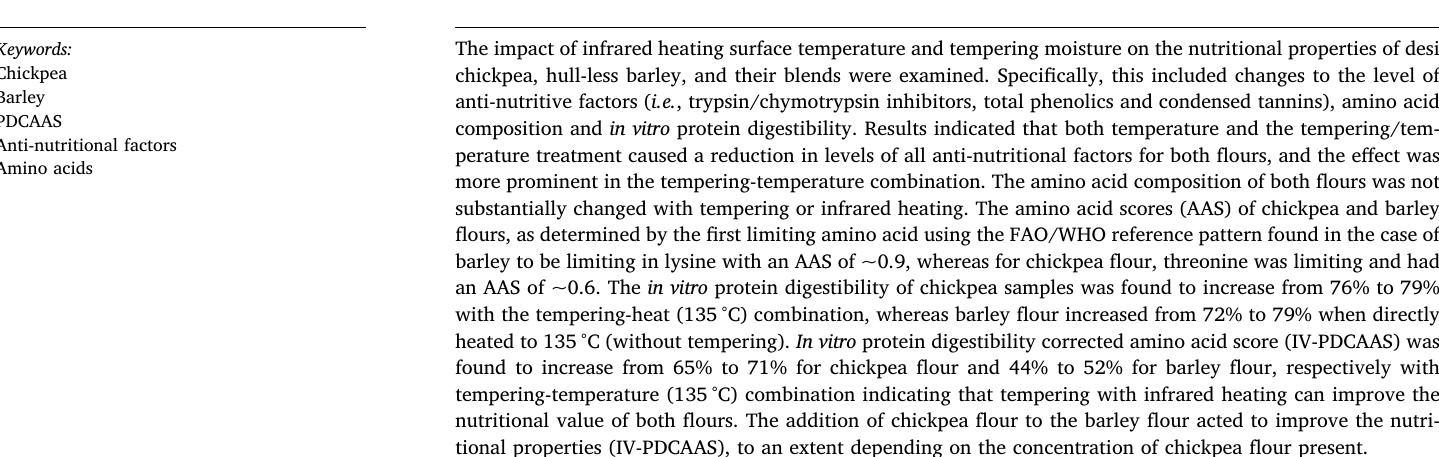
#> input picture extracted_tables/table_page_1_idx_0.jpg, 1439 x 457 px
$ python -i table_extractor.py   (imports and definitions only)
#> lines starting #> are read from the running program, lines starting #| are printed output that depends on the picture; after the words box and inside, x2 and y2 are one past the last pixel; in counts of white or black regions, pixels touching at a corner belong together
# table_extractor.py
import cv2
import numpy as np
import pandas as pd
import pytesseract
from PIL import Image

class TableExtractor:
    def __init__(self):
        pytesseract.pytesseract.tesseract_cmd = r'C:\Program Files\Tesseract-OCR\tesseract.exe'

    def preprocess_image(self, image_path):
#> called with image_path = 'extracted_tables/table_page_1_idx_0.jpg'
        try:
            # Read image
            image = cv2.imread(image_path)
#> image is the input picture: shape (457, 1439, 3); min 0, max 255, mean 231.4
            if image is None:
                raise ValueError(f"Could not read image from {image_path}")

            # Increase image size for better OCR
            image = cv2.resize(image, None, fx=2, fy=2, interpolation=cv2.INTER_CUBIC)
#> image: shape (914, 2878, 3)

            # Convert to grayscale
            gray = cv2.cvtColor(image, cv2.COLOR_BGR2GRAY)

            # Apply binary thresholding
            _, thresh = cv2.threshold(gray, 150, 255, cv2.THRESH_BINARY + cv2.THRESH_OTSU)
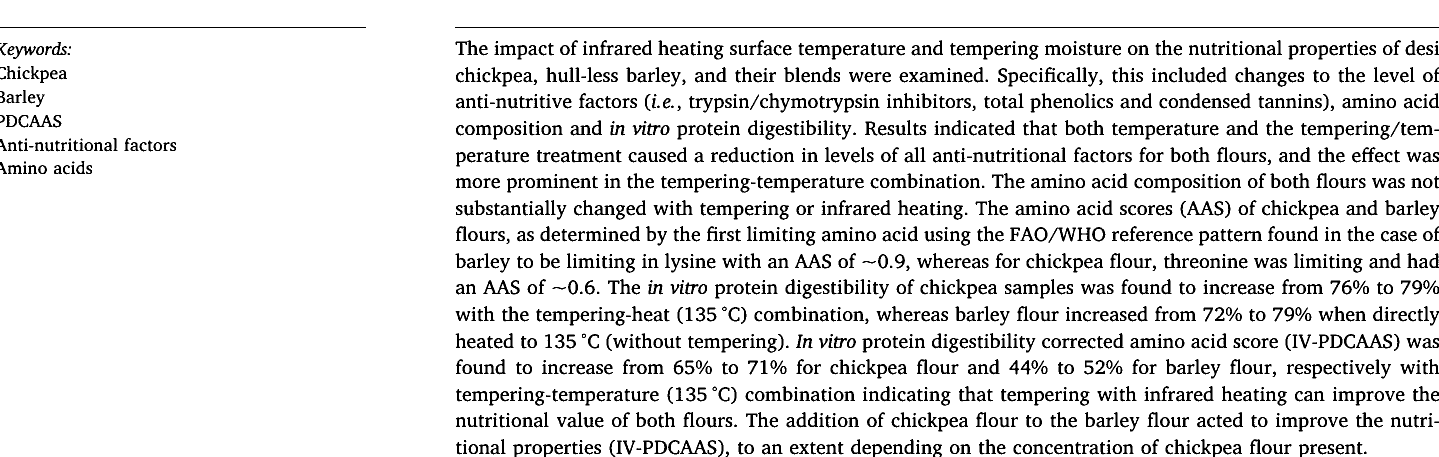
#> thresh: shape (914, 2878) (shown at 1/2 size); 89.3% white; 1669 black regions (78 under 20 px), largest, box (x1, y1, x2, y2) and area: (910, 54, 2878, 56) 3936, (0, 54, 732, 56) 1464, (2712, 668, 2784, 697) 739

            # Remove noise
            kernel = np.ones((1,1), np.uint8)
            thresh = cv2.morphologyEx(thresh, cv2.MORPH_CLOSE, kernel)

            return thresh

        except Exception as e:
            print(f"Error preprocessing image: {e}")
            raise

    # [161 lines left out: functions clean_value, extract_table, process_headers, save_to_excel, not called in this run]

>>> result = TableExtractor().preprocess_image('extracted_tables/table_page_1_idx_0.jpg')

$ run again, on extracted_tables/table_page_3_idx_0.jpg
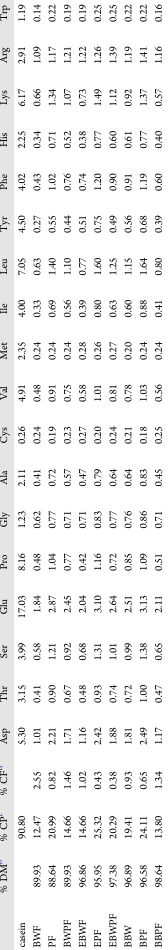
#> input picture extracted_tables/table_page_3_idx_0.jpg, 336 x 1899 px (shown at 1/2 size)
#> in preprocess_image, image is the input picture: shape (1899, 336, 3); mean B, G, R 239.9, 239.9, 239.9
#> in preprocess_image, `image = cv2.resize(image, None, fx=2, fy=2, interpolation=cv2.INTER_CU..`:
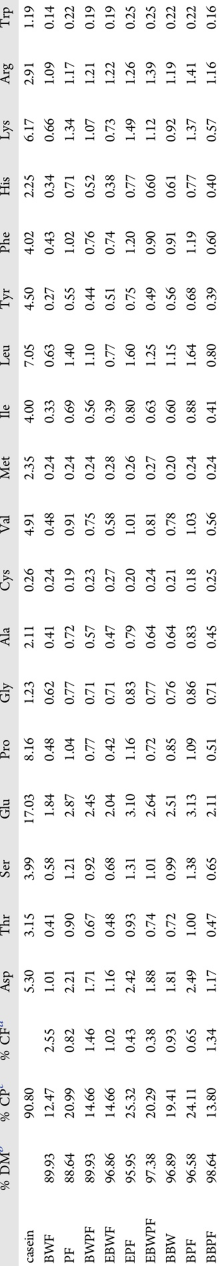
#> image: shape (3798, 672, 3) (shown at 1/3 size); mean B, G, R 239.5, 239.5, 239.5
#> in preprocess_image, `_, thresh = cv2.threshold(gray, 150, 255, cv2.THRESH_BINARY + cv2.THRE..`:
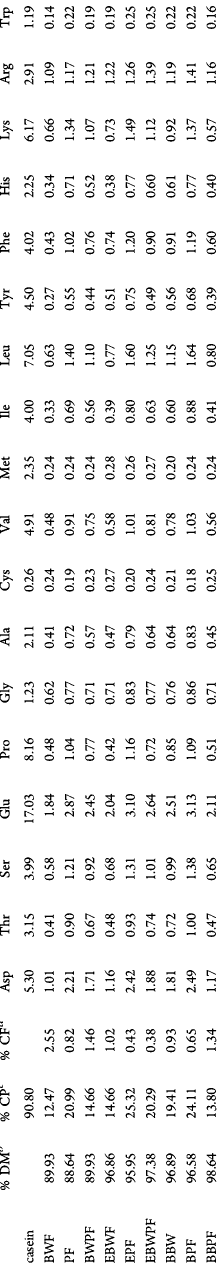
#> thresh: shape (3798, 672) (shown at 1/3 size); 93.9% white; 939 black regions (2 under 20 px), largest, box (x1, y1, x2, y2) and area: (254, 3703, 283, 3764) 612, (315, 3680, 344, 3740) 611, (133, 3704, 162, 3764) 610

$ run again, on extracted_tables/table_page_4_idx_0.jpg
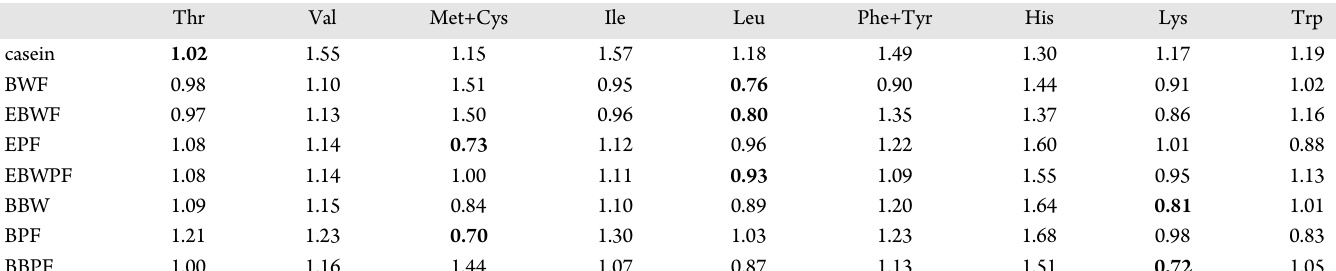
#> input picture extracted_tables/table_page_4_idx_0.jpg, 1336 x 271 px
#> in preprocess_image, image is the input picture: shape (271, 1336, 3); min 0, max 255, mean 243.2
#> image: shape (542, 2672, 3)
#> in preprocess_image, `_, thresh = cv2.threshold(gray, 150, 255, cv2.THRESH_BINARY + cv2.THRE..`:
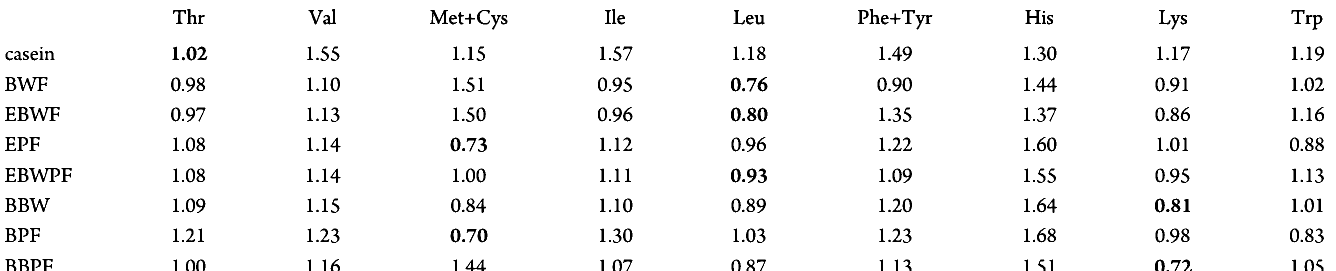
#> thresh: shape (542, 2672) (shown at 1/2 size); 96.2% white; 342 black regions (31 under 20 px), largest, box (x1, y1, x2, y2) and area: (58, 336, 120, 364) 629, (58, 214, 120, 242) 623, (34, 154, 95, 182) 596

$ run again, on extracted_tables/table_page_4_idx_1.jpg
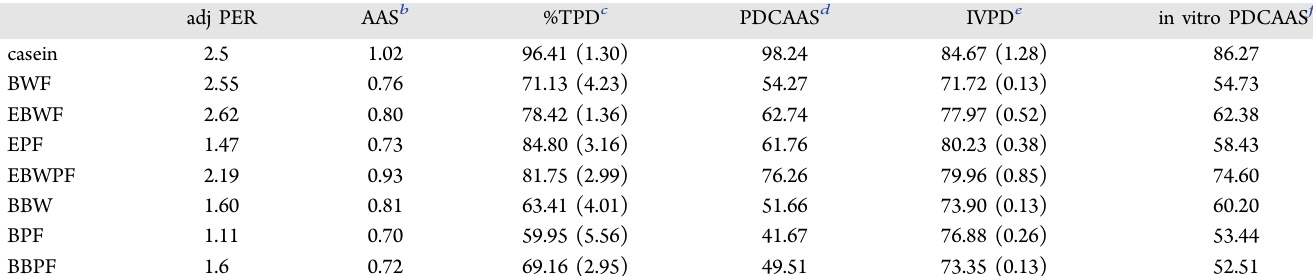
#> input picture extracted_tables/table_page_4_idx_1.jpg, 1313 x 276 px
#> in preprocess_image, image is the input picture: shape (276, 1313, 3); mean B, G, R 242.1, 242.1, 242
#> image: shape (552, 2626, 3)
#> in preprocess_image, `_, thresh = cv2.threshold(gray, 150, 255, cv2.THRESH_BINARY + cv2.THRE..`:
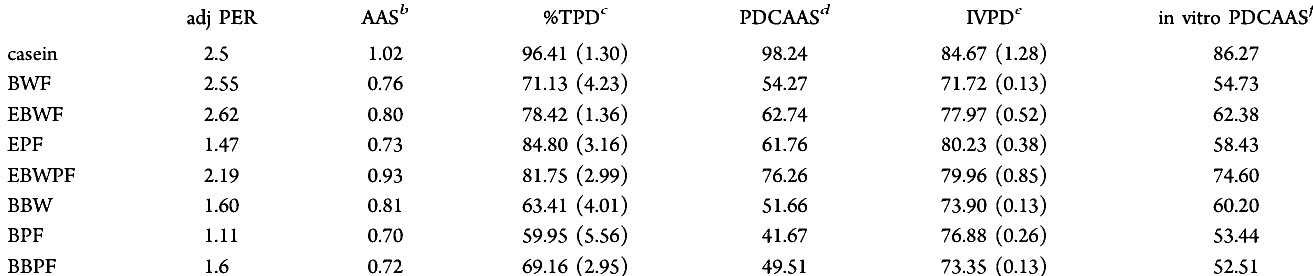
#> thresh: shape (552, 2626) (shown at 1/2 size); 95.5% white; 386 black regions (38 under 20 px), largest, box (x1, y1, x2, y2) and area: (1564, 20, 1638, 49) 758, (722, 20, 796, 49) 753, (1934, 20, 1996, 49) 687
